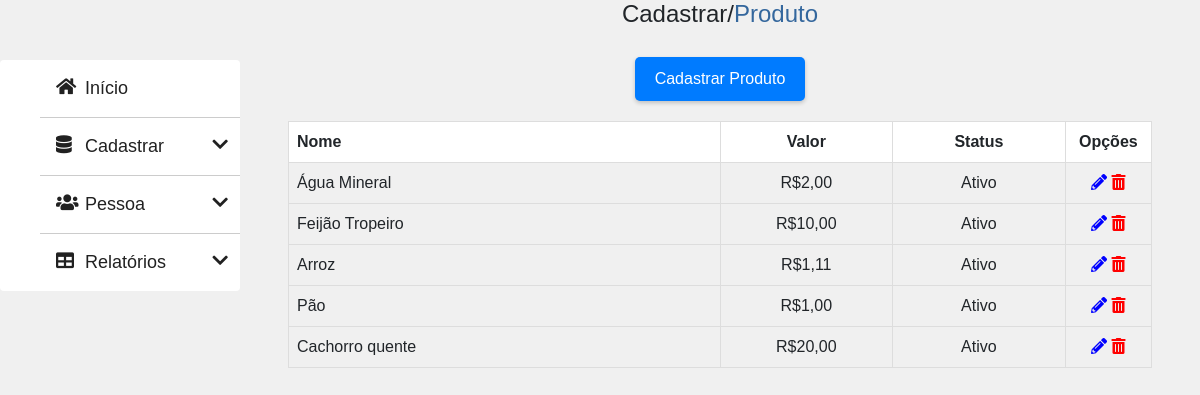
Page /produto.php on the committed database.
### tables this page shows
CREATE TABLE `produto` (
  `idProduto` int(11) NOT NULL,
  `nomeProduto` varchar(100) NOT NULL,
  `valorProduto` decimal(10,2) DEFAULT NULL,
  `statusProduto` tinyint(4) NOT NULL DEFAULT 1
);

### produto.php (the view, shortened to what this page needs)
<?php require_once("./index.php"); ?>
<head>
</head>
<body>
    <div class="conteudo">
        <h4>Cadastrar/<span style="color: #34679d; cursor: pointer;" onclick="window.location.href='./produto.php'">Produto</span></h4>
        <button onclick="window.location.href='./produtonovo.php'" class="button-cadastrar" style="margin-bottom: 20px;">Cadastrar Produto</button>
        <?php
        $consulta = "SELECT idProduto, nomeProduto, valorProduto, statusProduto FROM Produto";
        $resultado = $mysqli->query($consulta);
        if ($resultado) {
            if ($resultado->num_rows > 0) {
                echo "<table>
                    <tr>
                        <th style=\"width: 50%;\">Nome</th>
                        <th style=\"width: 20%; text-align: center;\">Valor</th>
                        <th style=\"width: 20%; text-align: center;\">Status</th>
                        <th style=\"width: 10%; text-align: center;\">Opções</th>
                    </tr>";
                while ($row = $resultado->fetch_assoc()) {
                    $idProduto = $row['idProduto'];
                    echo "<tr>
                        <td>" . $row['nomeProduto'] . "</td>
                        <td style=\"text-align: center;\">R$" . number_format($row['valorProduto'], 2, ',', '.') . "</td>
                        <td style=\"text-align: center;\">";
                    switch ($row['statusProduto']) {
                        case 1:
                            echo "Ativo";
                            break;
                    }
                    echo "</td>
                        <td style=\"text-align: center;\">
                            <a title=\"Editar Produto\" href=\"./produtoeditar.php?idProduto=$idProduto\"><i class=\"fas fa-pencil-alt\" style=\"color: blue; cursor: pointer;\"></i></a>
                            <a title=\"Excluir Produto\" href=\"#\"><i class=\"fas fa-trash-alt\" style=\"color: red; cursor: pointer;\" onclick=\"excluirProduto('$idProduto')\"></i></a>
                        </td>
                    </tr>";
                }
                echo "</table>";
            } else {
                echo "<p>Nenhum produto encontrado na tabela Produto.</p>";
            }
        } else {
            echo "<p>Erro na consulta: " . $mysqli->error . "</p>";
        }
        ?>
    </div>
</body>

### Css/menu.css (style rules this page uses)
a { text-decoration: none; }

### Css/style.css (style rules this page uses)
th, td { border: 1px solid #dddddd; text-align: left; padding: 8px; }
th { background-color: white; }
body { font-family: Arial, sans-serif; margin: 0; padding: 0; background-color: #f0f0f0; }
.conteudo { width: 80%; border-collapse: collapse; float: right; text-align: center; }
table { border: 1px solid black; background-color: #f0f0f0; width: 90%; margin: 0 auto; }
.button-cadastrar { margin-top: 20px; margin-left: auto; display: inline-block; background-color: #007bff; color: #fff; border: none; border-radius: 5px; padding: 10px 20px; cursor: pointer; font-size: 16px; transition: background-color 0.3s, box-shadow 0.3s; box-shadow: 0 2px 4px rgba(0, 0, 0, 0.2); }

### rows in the picture
produto: nomeProduto "Água Mineral", valorProduto "2,00", statusProduto "Ativo"
produto: nomeProduto "Feijão Tropeiro", valorProduto "10,00", statusProduto "Ativo"
produto: nomeProduto "Arroz", valorProduto "1,11", statusProduto "Ativo"
produto: nomeProduto "Pão", valorProduto "1,00", statusProduto "Ativo"
produto: nomeProduto "Cachorro quente", valorProduto "20,00", statusProduto "Ativo"
